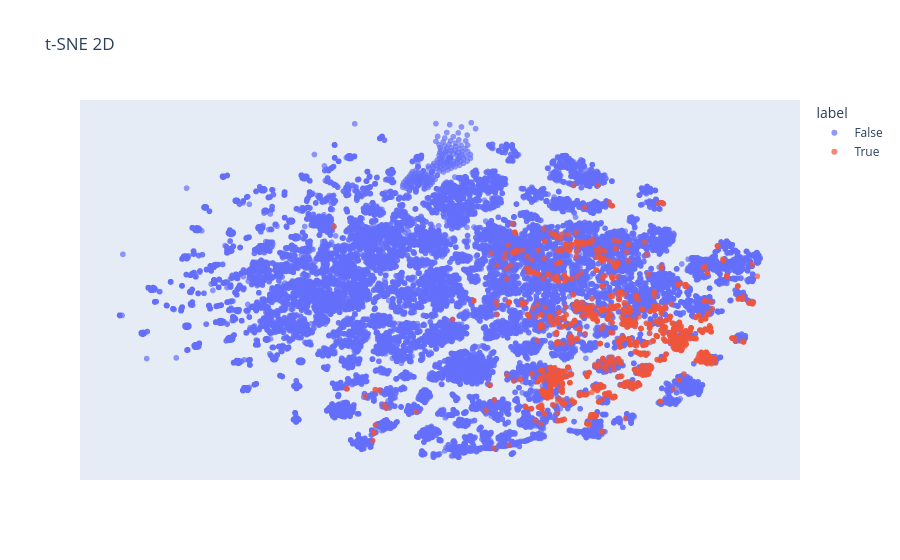
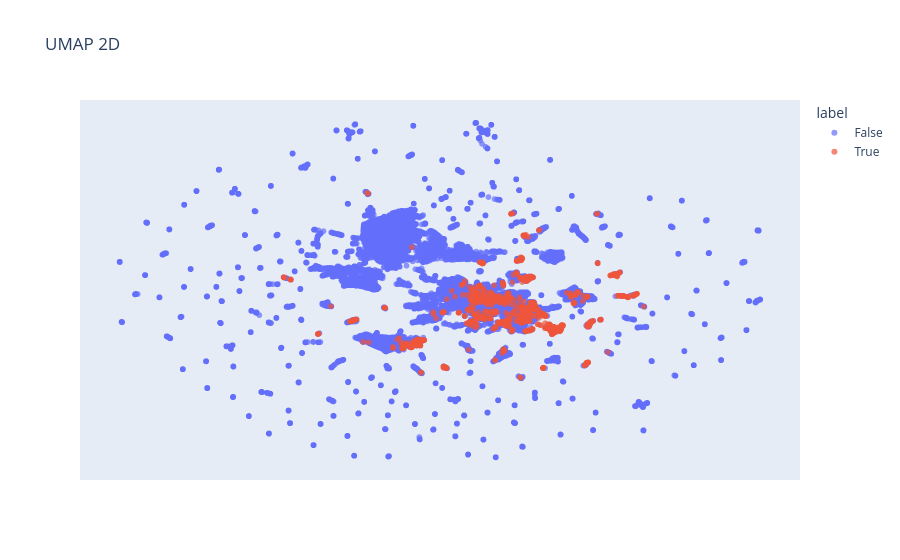
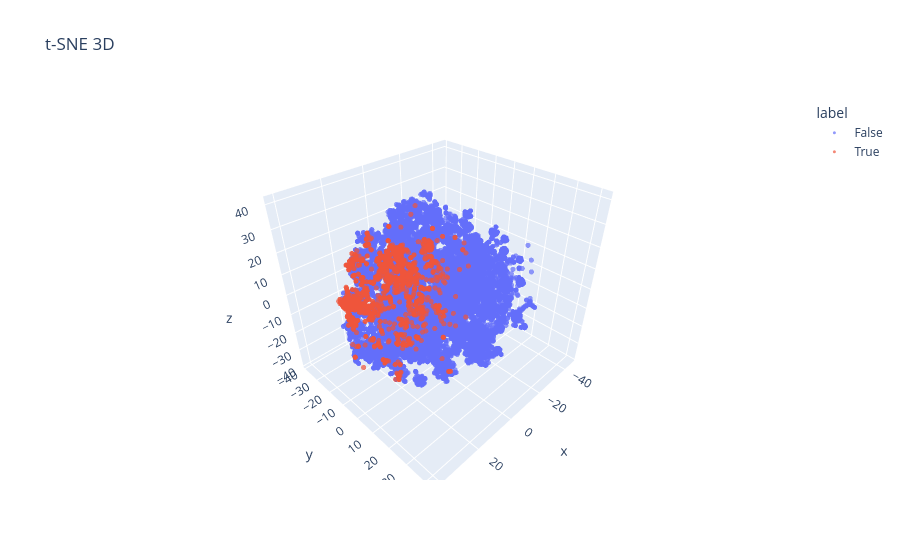
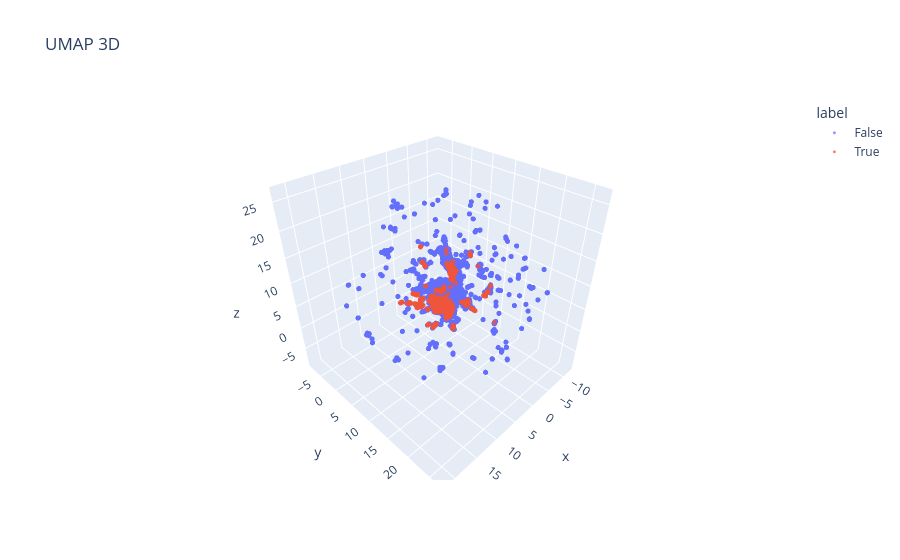

The notebook cell saved with these charts, in order:
### Markdown cell above
# Ploting with T-SNE

### Code cell
# pip install scikit-learn umap-learn plotly pandas numpy
import numpy as np
import pandas as pd
import plotly.express as px

from sklearn.preprocessing import StandardScaler
from sklearn.decomposition import PCA
from sklearn.manifold import TSNE
import umap  # pacote: umap-learn, mas o import é "umap"

# ------------------------------------------------------------------
# 2) Pré-processamento comum aos dois
# ------------------------------------------------------------------
X_scaled = StandardScaler().fit_transform(X)

n_pca = min(50, X_scaled.shape[1])
X_pca = PCA(n_components=n_pca, random_state=42).fit_transform(X_scaled)

# ------------------------------------------------------------------
# 3) As reduções
# ------------------------------------------------------------------
def run_tsne(X, n_components):
    return TSNE(
        n_components=n_components,
        perplexity=30,        # KNOB principal: ~5 a 50. Datasets menores -> menor.
        learning_rate="auto",
        init="pca",
        random_state=42,
    ).fit_transform(X)

def run_umap(X, n_components):
    return umap.UMAP(
        n_components=n_components,
        n_neighbors=15,       # KNOB: análogo à perplexity.
        min_dist=0.1,
        random_state=42,
    ).fit_transform(X)

emb = {
    "t-SNE 2D": run_tsne(X_pca, 2),
    "UMAP 2D":  run_umap(X_pca, 2),
    "t-SNE 3D": run_tsne(X_pca, 3),
    "UMAP 3D":  run_umap(X_pca, 3),
}

# ------------------------------------------------------------------
# 4) Helper: monta o DataFrame de plot (coords + label + ids)
# ------------------------------------------------------------------
def make_plot_df(e, dims):
    cols = ["x", "y", "z"][:dims]
    pdf = pd.DataFrame(e, columns=cols)
    pdf["label"] = y.astype(str)        # string -> legenda categórica/cor por classe
    return pd.concat([pdf, ids], axis=1)

# ------------------------------------------------------------------
# 5) Plots 2D (interativos, com hover dos ids)
# ------------------------------------------------------------------
for name in ["t-SNE 2D", "UMAP 2D"]:
    pdf = make_plot_df(emb[name], dims=2)
    fig = px.scatter(
        pdf, x="x", y="y",
        color="label",
        hover_data=id_cols,
        opacity=0.7, title=name,
    )
    fig.update_traces(marker_size=6)
    fig.update_xaxes(visible=False); fig.update_yaxes(visible=False)
    fig.show()

# ------------------------------------------------------------------
# 6) Plots 3D (interativos — rotaciona e passa o mouse pra ver os ids)
# ------------------------------------------------------------------
for name in ["t-SNE 3D", "UMAP 3D"]:
    pdf = make_plot_df(emb[name], dims=3)
    fig3d = px.scatter_3d(
        pdf, x="x", y="y", z="z",
        color="label",
        hover_data=id_cols,
        opacity=0.7, title=name,
    )
    fig3d.update_traces(marker_size=3)
    fig3d.show()

### Figure 1 — Plotly figure (JSON) as saved in the notebook; plotly's stock layout.template omitted (floating-point values rounded to 4 significant figures; data arrays with more than 128 entries replaced by an {"elided": "..."} marker saying what was removed)
{"data": [{"customdata": {"elided": "34630x2 mixed values"}, "hovertemplate": "label=False<br>x=%{x}<br>y=%{y}<br>prontuario=%{customdata[0]}<br>dia_parsed=%{customdata[1]}<extra></extra>", "legendgroup": "False", "marker": {"color": "#636efa", "opacity": 0.7, "size": 6, "symbol": "circle"}, "mode": "markers", "name": "False", "showlegend": true, "type": "scattergl", "x": {"elided": "34630 float values"}, "xaxis": "x", "y": {"elided": "34630 float values"}, "yaxis": "y"}, {"customdata": {"elided": "1613x2 mixed values"}, "hovertemplate": "label=True<br>x=%{x}<br>y=%{y}<br>prontuario=%{customdata[0]}<br>dia_parsed=%{customdata[1]}<extra></extra>", "legendgroup": "True", "marker": {"color": "#EF553B", "opacity": 0.7, "size": 6, "symbol": "circle"}, "mode": "markers", "name": "True", "showlegend": true, "type": "scattergl", "x": {"elided": "1613 float values"}, "xaxis": "x", "y": {"elided": "1613 float values"}, "yaxis": "y"}], "layout": {"legend": {"title": {"text": "label"}, "tracegroupgap": 0}, "title": {"text": "t-SNE 2D"}, "xaxis": {"anchor": "y", "domain": [0, 1], "title": {"text": "x"}, "visible": false}, "yaxis": {"anchor": "x", "domain": [0, 1], "title": {"text": "y"}, "visible": false}}}

### Figure 2 — Plotly figure (JSON) as saved in the notebook; plotly's stock layout.template omitted (floating-point values rounded to 4 significant figures; data arrays with more than 128 entries replaced by an {"elided": "..."} marker saying what was removed)
{"data": [{"customdata": {"elided": "34630x2 mixed values"}, "hovertemplate": "label=False<br>x=%{x}<br>y=%{y}<br>prontuario=%{customdata[0]}<br>dia_parsed=%{customdata[1]}<extra></extra>", "legendgroup": "False", "marker": {"color": "#636efa", "opacity": 0.7, "size": 6, "symbol": "circle"}, "mode": "markers", "name": "False", "showlegend": true, "type": "scattergl", "x": {"elided": "34630 float values"}, "xaxis": "x", "y": {"elided": "34630 float values"}, "yaxis": "y"}, {"customdata": {"elided": "1613x2 mixed values"}, "hovertemplate": "label=True<br>x=%{x}<br>y=%{y}<br>prontuario=%{customdata[0]}<br>dia_parsed=%{customdata[1]}<extra></extra>", "legendgroup": "True", "marker": {"color": "#EF553B", "opacity": 0.7, "size": 6, "symbol": "circle"}, "mode": "markers", "name": "True", "showlegend": true, "type": "scattergl", "x": {"elided": "1613 float values"}, "xaxis": "x", "y": {"elided": "1613 float values"}, "yaxis": "y"}], "layout": {"legend": {"title": {"text": "label"}, "tracegroupgap": 0}, "title": {"text": "UMAP 2D"}, "xaxis": {"anchor": "y", "domain": [0, 1], "title": {"text": "x"}, "visible": false}, "yaxis": {"anchor": "x", "domain": [0, 1], "title": {"text": "y"}, "visible": false}}}

### Figure 3 — Plotly figure (JSON) as saved in the notebook; plotly's stock layout.template omitted (floating-point values rounded to 4 significant figures; data arrays with more than 128 entries replaced by an {"elided": "..."} marker saying what was removed)
{"data": [{"customdata": {"elided": "34630x2 mixed values"}, "hovertemplate": "label=False<br>x=%{x}<br>y=%{y}<br>z=%{z}<br>prontuario=%{customdata[0]}<br>dia_parsed=%{customdata[1]}<extra></extra>", "legendgroup": "False", "marker": {"color": "#636efa", "opacity": 0.7, "size": 3, "symbol": "circle"}, "mode": "markers", "name": "False", "scene": "scene", "showlegend": true, "type": "scatter3d", "x": {"elided": "34630 float values"}, "y": {"elided": "34630 float values"}, "z": {"elided": "34630 float values"}}, {"customdata": {"elided": "1613x2 mixed values"}, "hovertemplate": "label=True<br>x=%{x}<br>y=%{y}<br>z=%{z}<br>prontuario=%{customdata[0]}<br>dia_parsed=%{customdata[1]}<extra></extra>", "legendgroup": "True", "marker": {"color": "#EF553B", "opacity": 0.7, "size": 3, "symbol": "circle"}, "mode": "markers", "name": "True", "scene": "scene", "showlegend": true, "type": "scatter3d", "x": {"elided": "1613 float values"}, "y": {"elided": "1613 float values"}, "z": {"elided": "1613 float values"}}], "layout": {"legend": {"title": {"text": "label"}, "tracegroupgap": 0}, "scene": {"domain": {"x": [0, 1], "y": [0, 1]}, "xaxis": {"title": {"text": "x"}}, "yaxis": {"title": {"text": "y"}}, "zaxis": {"title": {"text": "z"}}}, "title": {"text": "t-SNE 3D"}}}

### Figure 4 — Plotly figure (JSON) as saved in the notebook; plotly's stock layout.template omitted (floating-point values rounded to 4 significant figures; data arrays with more than 128 entries replaced by an {"elided": "..."} marker saying what was removed)
{"data": [{"customdata": {"elided": "34630x2 mixed values"}, "hovertemplate": "label=False<br>x=%{x}<br>y=%{y}<br>z=%{z}<br>prontuario=%{customdata[0]}<br>dia_parsed=%{customdata[1]}<extra></extra>", "legendgroup": "False", "marker": {"color": "#636efa", "opacity": 0.7, "size": 3, "symbol": "circle"}, "mode": "markers", "name": "False", "scene": "scene", "showlegend": true, "type": "scatter3d", "x": {"elided": "34630 float values"}, "y": {"elided": "34630 float values"}, "z": {"elided": "34630 float values"}}, {"customdata": {"elided": "1613x2 mixed values"}, "hovertemplate": "label=True<br>x=%{x}<br>y=%{y}<br>z=%{z}<br>prontuario=%{customdata[0]}<br>dia_parsed=%{customdata[1]}<extra></extra>", "legendgroup": "True", "marker": {"color": "#EF553B", "opacity": 0.7, "size": 3, "symbol": "circle"}, "mode": "markers", "name": "True", "scene": "scene", "showlegend": true, "type": "scatter3d", "x": {"elided": "1613 float values"}, "y": {"elided": "1613 float values"}, "z": {"elided": "1613 float values"}}], "layout": {"legend": {"title": {"text": "label"}, "tracegroupgap": 0}, "scene": {"domain": {"x": [0, 1], "y": [0, 1]}, "xaxis": {"title": {"text": "x"}}, "yaxis": {"title": {"text": "y"}}, "zaxis": {"title": {"text": "z"}}}, "title": {"text": "UMAP 3D"}}}
